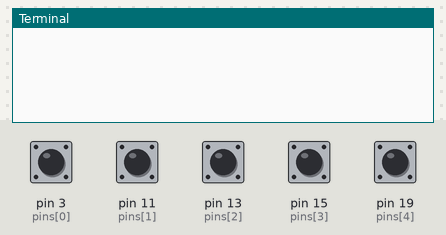
A program run on a simulated Raspberry Pi (header pin numbers). Shown: the last lines printed to the terminal. Inputs (shaded band) come from the test bench; at power-on: pin 3 (pins[0]), pin 11 (pins[1]), pin 13 (pins[2]), pin 15 (pins[3]), pin 19 (pins[4]) HIGH.

Above: at 1.2 s.
1.3 s: pin 3 (pins[0]) pulled LOW for 0.15 s
At 2.0 s:
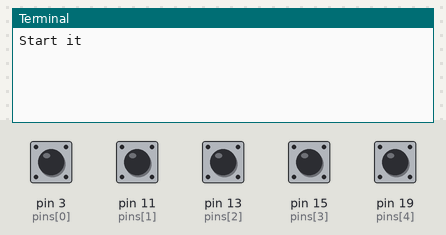
2.9 s: pin 11 (pins[1]) pulled LOW for 0.15 s
At 3.9 s:
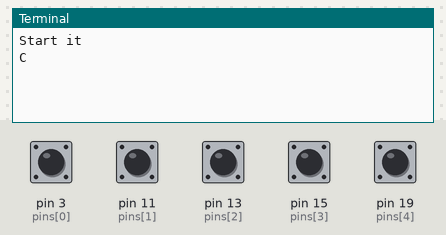
4.5 s: pin 13 (pins[2]) pulled LOW for 0.15 s
At 5.1 s:
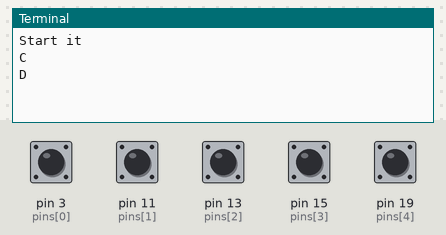
6.1 s: pin 15 (pins[3]) pulled LOW for 0.15 s
At 7.3 s:
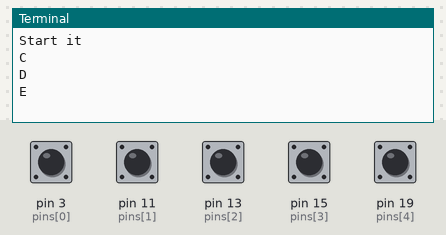
7.7 s: pin 19 (pins[4]) pulled LOW for 0.15 s
At 8.7 s:
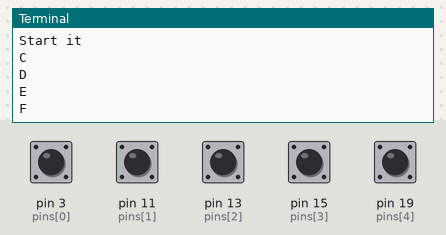

Measured:
- after the input at 1.3 s, the terminal: prints a new line at once (image 1)
- after the input at 2.9 s, the terminal: prints a new line at once (image 2)
- after the input at 4.5 s, the terminal: prints a new line at once (image 3)
- after the input at 6.1 s, the terminal: prints a new line at once (image 4)
- after the input at 7.7 s, the terminal: prints a new line at once (image 5)

The program:

gpio_monitoring.py
```python
#!/usr/bin/python

import subprocess
import RPi.GPIO as GPIO

from time import sleep


def cmd(args):
    output = subprocess.Popen(args, stdout=subprocess.PIPE)
    out = str(output.stdout.read())
    return out.split("\n")

def callback_a(channel):
    # Button press, try to initiate spaker-control
    status = cmd(["sudo", "systemctl", "status", "speaker-control"])
    running = False
    for line in status:
        if ("Active: " in line):
            running = "active (running)" in line
            break

    if not running:
        print("Start it")
        cmd(["sudo", "systemctl", "restart", "speaker-control"])
    else:
        print("already running")
    return

def callback_c(channel):
    print("C")
    return

def callback_d(channel):
    print("D")
    return

def callback_e(channel):
    print("E")
    return

def callback_f(channel):
    print("F")
    return


pins = [3, 11, 13, 15, 19]
callbacks = [callback_a, callback_c, callback_d, callback_e, callback_f]

GPIO.setmode(GPIO.BOARD)

for pin in pins:
    GPIO.setup(pin, GPIO.IN, pull_up_down=GPIO.PUD_UP)

for pin, callback in zip(pins, callbacks):
    GPIO.add_event_detect(pin, GPIO.FALLING, callback=callback, bouncetime=300)

try:
    while True:
        sleep(1e6)

except Exception, e:
    GPIO.cleanup()

GPIO.cleanup()
```
